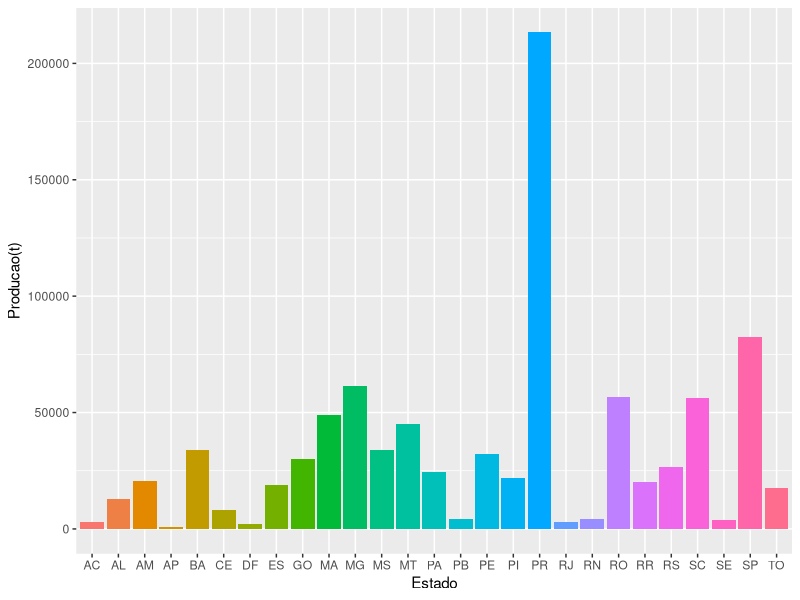

The R source for this figure:
library(tidyverse)
library(readxl)

dados <- read_excel("dados/tabela_geral_estados.xlsx", sheet = 2) |> 
  filter(Ano == 2023) # Filtra pelo ano desejado

dados |> 
  ggplot(aes(x = Estado, y = `Producao(t)`, fill = Estado)) +
  geom_col(show.legend = F)
